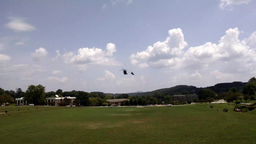
#> input picture examples/noisy.png, 256 x 144 px, shrunk from 1920 x 1080 before the run, found by its file name
$ python image.py
#> lines starting #> are read from the running program, lines starting #| are printed output that depends on the picture
import cv2

# Denoise image
image = cv2.imread("noisy.png")
#> image is the input picture: shape (144, 256, 3); mean B, G, R 131.9, 131.7, 130
dst = cv2.fastNlMeansDenoisingColored(image,None,10,10,31,63)
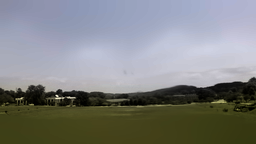
#> dst: shape (144, 256, 3); mean B, G, R 130.1, 130.4, 128.4
cv2.imwrite("output/denoised0.png", dst)
